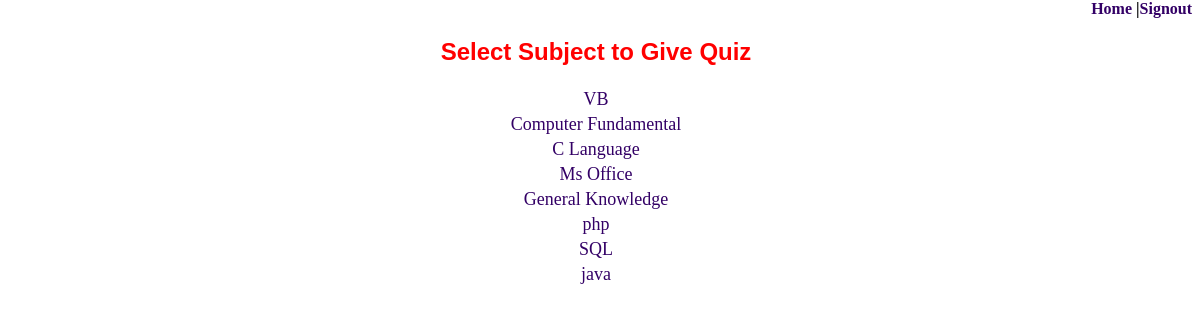
The app's page /sublist.php (signed in) with its own data.
### tables this page shows
CREATE TABLE `mst_subject` (
  `sub_id` int(5) NOT NULL auto_increment,
  `sub_name` varchar(25) default NULL,
  PRIMARY KEY  (`sub_id`)
);

### sublist.php (the view, shortened to what this page needs)
<!DOCTYPE HTML PUBLIC "-//W3C//DTD HTML 4.01 Transitional//EN" "http://www.w3.org/TR/html4/loose.dtd">
<html>
<head>
<link href="quiz.css" rel="stylesheet" type="text/css">
</head>
<body>
<?php
include("header.php");
include("database.php");
echo "<h2 class=head1> Select Subject to Give Quiz </h2>";
$rs=mysqli_query($cn,"select * from mst_subject");
echo "<table align=center>";
while($row=mysqli_fetch_row($rs))
{
	echo "<tr><td align=center ><a href=showtest.php?subid=$row[0]><font size=4>$row[1]</font></a>";
}
echo "</table>";
?>
</body>
</html>

### quiz.css (style rules this page uses)
body { margin-left: 0px; margin-top: 0px; }
a:link { color: #330066; text-decoration: none; }
.head1 { font-family: Arial, Helvetica, sans-serif; font-size: 24px; color: #FF0000; text-align: center; font-weight: bold; }

### records on screen
mst_subject: sub_name "VB"
mst_subject: sub_name "Computer Fundamental"
mst_subject: sub_name "C Language"
mst_subject: sub_name "Ms Office"
mst_subject: sub_name "General Knowledge"
mst_subject: sub_name "php"
mst_subject: sub_name "SQL"
mst_subject: sub_name "java"
